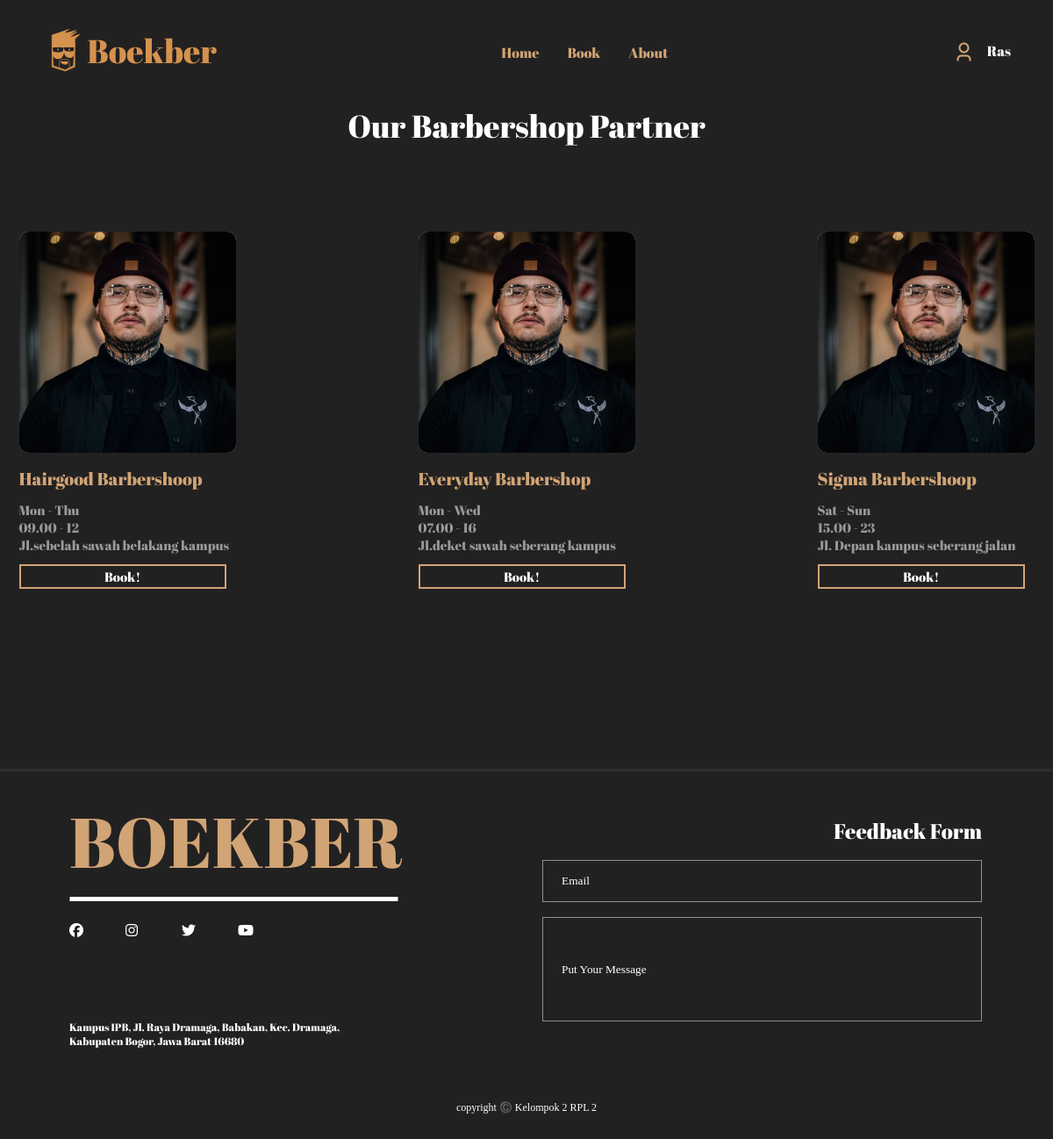
Page /Features/Book/Book.php (signed in) on the committed database.
### tables this page shows
CREATE TABLE `user` (
  `id` int(32) NOT NULL,
  `Username` varchar(255) NOT NULL,
  `Password` varchar(255) NOT NULL,
  `Email` varchar(255) NOT NULL,
  `Phone_Number` varchar(255) NOT NULL
);

CREATE TABLE `tempat_cukur` (
  `idToko` int(32) NOT NULL,
  `Username` varchar(255) NOT NULL,
  `Password` varchar(255) NOT NULL,
  `Email` varchar(255) NOT NULL,
  `Nomor_Telepon` varchar(255) NOT NULL,
  `Nama_Toko` varchar(255) NOT NULL,
  `Lokasi` varchar(255) NOT NULL,
  `Service` varchar(10) NOT NULL,
  `Deskripsi_Toko` varchar(255) NOT NULL,
  `Rating` varchar(255) NOT NULL,
  `Open_Days` varchar(16) NOT NULL
);

### Features/Book/Book.php (the view, shortened to what this page needs)
<?php
include("../../Component/Configuration/configuration.php");
$iduser = $_SESSION["id"];
$QueryID = mysqli_query($con, "SELECT * FROM user WHERE id = '$iduser'");
?>
<!DOCTYPE html>
<html lang="en">
<head>
  <link rel="stylesheet" href="Book.css">
</head>
<body>
  <div class="container-navbar">
    <div class="navbar-logo">
      <img src="./../../Asset/Navbar Logo.svg" alt="Boekber">
    </div>
    <div class="navbar-list">
      <a href="../../Features/Home/Home_after_login.php">
        <li>Home</li>
      </a>
      <a href="../../Features/Book/Book.php">
        <li>Book</li>
      </a>
      <a href="About.php">
        <li>About</li>
      </a>
    </div>
    <div class="navbar-profile">
      <div>
        <a href="../Profile/Profile.php" class="profile-wrapper">
          <img src="../../Asset//User Icon.svg" alt="Icon">
          <?php
          while ($baris = mysqli_fetch_array($QueryID)) {
            echo "<h2> $baris[Username]</h2>";
          }
          ?>
        </a>
      </div>
    </div>
  </div>
  <section>
    <div class="booking-header">
      <h2>Our Barbershop Partner</h2>
    </div>
    <div class="booking-container">
      <div class="booking-wrapper">
        <?php
        for ($TokoID = 1; $TokoID < 4; $TokoID++) {
          $QueryStore = mysqli_query($con, "SELECT * FROM `tempat_cukur` WHERE idToko = '$TokoID'");
          echo '<div class="booking">';
          while ($Toko_Barber = mysqli_fetch_array($QueryStore)) {
            echo    '<img src="../../Asset/Barber-Placeholder-pic.svg" alt="Barber Placeholder">';
            echo "<h2> $Toko_Barber[Nama_Toko]</h2>";
            echo "<h3> $Toko_Barber[Open_Days]</h2>";
            echo "<h3> $Toko_Barber[Service]</h2>";
            echo "<h3> $Toko_Barber[Lokasi]</h2>";
            echo '<button type="submit">';
            echo '<a class = "booking-link" href="../../Features/Barber/Barber.php"> Book! </a>';
            echo '</button>';
          }
          echo '</div>';
        }
        ?>
      </div>
    </div>
  </section>
  <Footer>
    <div class="footer">
      <div class="footer-container-left">
        <div class="footer-spotlight">
          <div class="footer-header">
            <h2>BOEKBER</h2>
            <img src="../../Asset/Footer Line.svg" />
          </div>
          <div class="footer-social">
            <a href="#"><i class="fa-brands fa-facebook"></i></a>
            <a href="#"><i class="fa-brands fa-instagram"></i></a>
            <a href="#"><i class="fa-brands fa-twitter"></i></a>
            <a href="#"><i class="fa-brands fa-youtube"></i></a>
          </div>
        </div>
        <div class="footer-address">
          <p>
            Kampus IPB, Jl. Raya Dramaga, Babakan, Kec. Dramaga,<br />
            Kabupaten Bogor, Jawa Barat 16680
          </p>
        </div>
      </div>
      <div class="footer-container-right">
        <h2>Feedback Form</h2>
        <div class="input">
          <div class="input-email">
            <input type="text" placeholder="Email" />
          </div>
          <div class="input-message">
            <input type="text" placeholder="Put Your Message" />
          </div>
        </div>
      </div>
    </div>
    <div class="footer-copyright">
      <p>copyright ©️ Kelompok 2 RPL 2</p>
    </div>
  </Footer>
</body>
</html>

### Features/Book/Book.css (style rules this page uses)
* { margin: 0; padding: 0; }
body { font-family: 'Plus Jakarta Sans'; background-color: #222121; }
a { text-decoration: none; }
.container-navbar { display: flex; justify-content: space-between; align-items: center; background-color: #222121; padding-top: 2rem; padding-left: 3rem; padding-right: 3rem; padding-bottom: 2rem; }
.profile-wrapper { display: flex; flex-direction: row; }
.navbar-profile { display: flex; flex-direction: row; }
.navbar-profile h2 { padding-left: 14px; font-family: 'Abril Fatface'; font-style: normal; font-weight: 400; font-size: 16px; line-height: 22px; color: white; }
.navbar-list { display: flex; gap: 2rem; }
.navbar-list li { list-style: none; color: #D1A475; font-weight: 500; font-family: 'Abril Fatface'; font-style: normal; font-weight: 400; font-size: 16px; line-height: 22px; }
.navbar-list a { text-decoration: none; }
.navbar-logo { color: #D1A475; }
.booking-header { display: flex; justify-content: center; align-items: center; }
.booking-header h2 { font-family: 'Abril Fatface'; font-style: normal; font-weight: 400; font-size: 36px; line-height: 49px; color: #FFFFFF; }
.booking-container { display: flex; justify-content: center; }
.booking-wrapper { padding: 6rem 0 0 0; display: grid; grid-template-columns: repeat(3, minmax(0, 1fr)); grid-template-rows: repeat(1, minmax(0, 1fr)); gap: 13rem; }
.booking h2 { padding: .75rem 0 .75rem 0; font-family: 'Abril Fatface'; font-style: normal; font-weight: 400; font-size: 20px; line-height: 27px; color: #D1A475; }
.booking h3 { font-family: 'Abril Fatface'; font-style: normal; font-weight: 400; font-size: 15px; line-height: 20px; color: #999999; }
.booking-link { text-decoration: none; color: #FFFFFF; }
button { font-family: 'Abril Fatface'; font-style: normal; font-weight: 400; font-size: 15px; line-height: 20px; width: 236px; height: 28px; border: 2px solid #D1A475; transition: .3s; color: #D1A475; background: transparent; text-decoration: none; margin: .75rem 0 0 0; }
Footer { margin: 13rem 0 0 0; background-color: #222121; box-shadow: 0px -2px 4px rgba(255, 255, 255, 0.1); }
.footer { display: flex; justify-content: space-between; }
.footer-container-left { display: flex; flex-direction: column; align-items: flex-start; padding: 25px 0 0 79px; }
.footer-header h2 { color: #D1A475; font-family: 'Abril Fatface'; font-style: normal; font-weight: 400; font-size: 80px; }
.footer-social { display: flex; gap: 40px; padding: 20px 0 0 0; }
.footer-social i { color: white; width: 24px; height: 24px; }
.footer-address p { font-family: 'Abril Fatface'; font-style: normal; font-weight: 400; font-size: 12px; line-height: 16px; padding: 86px 0 0 0; color: #FFFFFF; }
.footer-container-right { display: flex; flex-direction: column; align-items: flex-end; padding: 52px 81px 0 0; }
.footer-container-right h2 { color: #FFFFFF; font-family: 'Abril Fatface'; font-style: normal; font-weight: 400; font-size: 24px; line-height: 32px; }
.input-email input { font-family: 'EB Garamond'; color: #FFFFFF; width: 499px; height: 46px; background-color: transparent; margin: 17px 0 0 0; border: 1px solid rgba(255, 255, 255, 0.5); }
.input-email ::placeholder { color: #FFFFFF; padding-left: 21px; }
.input-message input { font-family: 'EB Garamond'; color: #FFFFFF; width: 499px; height: 117px; background-color: transparent; margin: 17px 0 0 0; border: 1px solid rgba(255, 255, 255, 0.5); }
.input-message ::placeholder { color: #FFFFFF; padding-left: 21px; }
.footer-copyright { display: flex; justify-content: center; padding: 60px 0 0 0; }
.footer-copyright p { color: #FFFFFF; font-family: 'EB Garamond'; font-style: normal; font-weight: 400; font-size: 12px; line-height: 16px; padding-bottom: 28px; }

### rows in the picture
user: Username "Ras"
tempat_cukur: Nama_Toko "Hairgood Barbershoop", Open_Days "Mon - Thu", Service "09.00 - 12", Lokasi "Jl.sebelah sawah belakang kampus"
tempat_cukur: Nama_Toko "Everyday Barbershop", Open_Days "Mon - Wed", Service "07.00 - 16", Lokasi "Jl.deket sawah seberang kampus"
tempat_cukur: Nama_Toko "Sigma Barbershoop", Open_Days "Sat - Sun", Service "15.00 - 23", Lokasi "Jl. Depan kampus seberang jalan"
